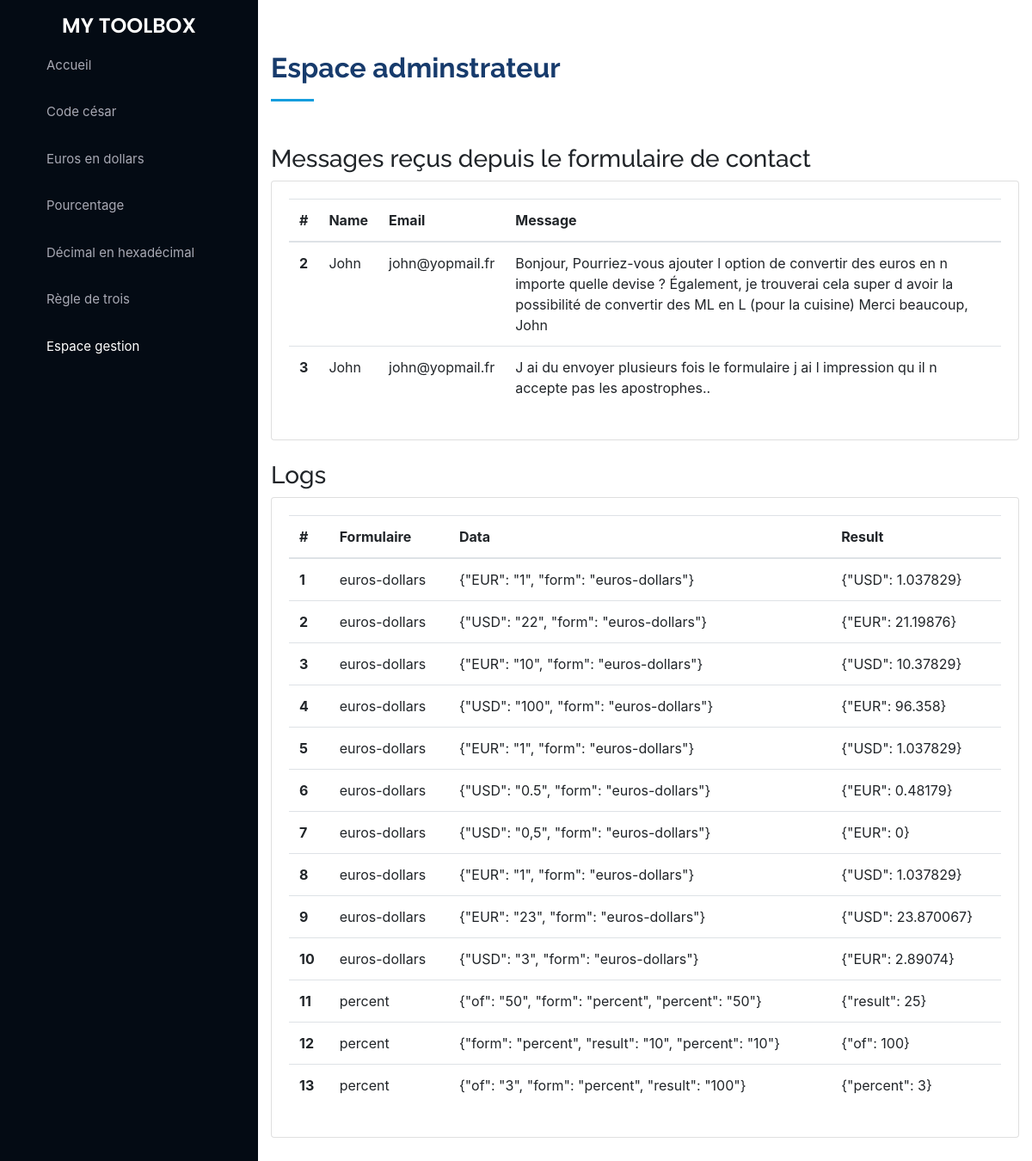
The page /admin on the database its author committed.
### tables this page shows
CREATE TABLE `admin_messages` (
      `id` int(11) NOT NULL,
      `name` varchar(20) NOT NULL,
      `email` text NOT NULL,
      `subject` varchar(255) NOT NULL,
      `message` text NOT NULL
);

CREATE TABLE `logs` (
    `id` int(11) NOT NULL,
    `form` varchar(30) NOT NULL,
    `data` json DEFAULT NULL,
    `result` json DEFAULT NULL
);

### functions/router.php (called while the page is built, shortened)
<?php
function home_url() {
    $protocol = '';
    if (isset($_SERVER['HTTPS']) &&
        ($_SERVER['HTTPS'] == 'on' || $_SERVER['HTTPS'] == 1) ||
        isset($_SERVER['HTTP_X_FORWARDED_PROTO']) &&
        $_SERVER['HTTP_X_FORWARDED_PROTO'] == 'https') {
        $protocol = 'https';
    }
    else {
        $protocol = 'http';
    }
    return $protocol . '://' . BASE_URL;
}
function is_current_url($url = "/") {
    return $_SERVER['REQUEST_URI'] == $url;
}
function get_server($key) {
    if (!empty($_SERVER[strtoupper($key)])) {
        $server = $_SERVER[strtoupper($key)];
    } else {
        $server = '';
    }
    return $server;
}
function register_route(array $routes) {
    $route_maps = array();
    foreach ($routes as $route) {
        $route_maps[] = formate_route($route);
    }
    return $route_maps;
}
function formate_route(string $route) {
    $route = remove_slash($route);
    return $route;
}
function remove_slash($string, $positions = 'rl') {
    switch ($positions) {
        case 'rl':
            $trimed_string = rtrim(ltrim($string, '/'), '/');
            break;
    }
    return $trimed_string;
}

### functions/includer.php (called while the page is built)
<?php
function has_file(string $file_name, string $directory = null) {
    if (!empty($directory)) {
        $directory = ltrim(rtrim($directory, '/'), '/');
        $directory .= '/';
    }
    $file = ROOT_PATH . $directory . $file_name . '.php';
    return file_exists($file) ? $file : false;
}
function get_file(string $file_name, string $directory = null, array $data = array()) {
    $file = has_file($file_name, $directory);
    return !empty($file) ? include_once $file : printf("Fichier [<b> %s </b>] introuvable", $file_name);
}

### functions/template.php (called while the page is built, shortened)
<?php
function template(string $file_name, array $data = array('title' => 'PHPCrud')) {
    return get_file($file_name, TEMPLATE_PATH, $data);
}

### index.php (called while the page is built, shortened)
<?php
template('index');

### functions/database.php (called while the page is built, shortened)
<?php
function run_query(string $query) {
    $connection  = @mysqli_connect(DB_HOST, DB_USER, DB_PASSWORD, DB_NAME, DB_PORT);
    if(!$result = mysqli_query($connection, $query)) {
        throw new Exception(mysqli_error($connection));
    } else {
        return $result;
    }
}
function select(string $table, string $column = null, $conditions = array()) {
    if(empty($column)) {
        $column = "*";
    }
    $query = "SELECT {$column} FROM {$table}";
    if (!$result = run_query($query)) {
        throw new Exception('Error when looking to the data');
    } else {
        while($row = mysqli_fetch_assoc($result)) {
            $rows[] = $row;
        }
        return $rows;
    }
}

### templates/admin.php (the view)
<?php
template('header', array(
    'title' => 'Boite à outils • Accueil',
));
$messages = select('admin_messages');
$logs = select('logs');
?>
<section id="homepage" class="homepage">
    <div class="container">
        <div class="section-title">
            <h2>Espace adminstrateur</h2>
        </div>
        <div class="row">
            <div class="col-lg-12 pt-4 pt-lg-0 content">
                <h3>Messages reçus depuis le formulaire de contact</h3>
            </div>
            <div class="col-12">
                <div class="card">
                    <div class="card-body">
                        <table class="table">
                            <thead>
                            <tr>
                                <th scope="col">#</th>
                                <th scope="col">Name</th>
                                <th scope="col">Email</th>
                                <th scope="col">Message</th>
                            </tr>
                            </thead>
                            <tbody>
                            <?php foreach ($messages as $message): ?>
                                <tr>
                                    <th scope="row"><?php echo $message['id']; ?></th>
                                    <td><?php echo $message['name']; ?></td>
                                    <td><?php echo $message['email']; ?></td>
                                    <td><?php echo $message['message']; ?></td>
                                </tr>
                            <?php endforeach; ?>
                            </tbody>
                        </table>
                    </div>
                </div>
            </div>
        </div>
        <div class="row mt-4">
            <div class="col-lg-12 pt-4 pt-lg-0 content">
                <h3>Logs</h3>
            </div>
            <div class="col-12">
                <div class="card">
                    <div class="card-body">
                        <table class="table">
                            <thead>
                            <tr>
                                <th scope="col">#</th>
                                <th scope="col">Formulaire</th>
                                <th scope="col">Data</th>
                                <th scope="col">Result</th>
                            </tr>
                            </thead>
                            <tbody>
                            <?php foreach ($logs as $log): ?>
                                <tr>
                                    <th scope="row"><?php echo $log['id']; ?></th>
                                    <td><?php echo $log['form']; ?></td>
                                    <td><?php echo $log['data']; ?></td>
                                    <td><?php echo $log['result']; ?></td>
                                </tr>
                            <?php endforeach; ?>
                            </tbody>
                        </table>
                    </div>
                </div>
            </div>
        </div>
    </div>
</section>
<?php template('footer');

### templates/index.php (shortened to what this page needs)
<?php
try {
    $request_uri = get_server('request_uri');
    $routes = register_route(array(
        '/home',
        '/cesar',
        '/euros-dollars',
        '/pourcentage',
        '/decimal-hexadecimal',
        '/regle-de-trois',
        '/admin',
        '/api/post',
    ));
    $requested_route = formate_route($request_uri);
    if (in_array($requested_route, $routes)) {
        template($requested_route);
    }
} catch (Exception $error) {
    echo $error->getMessage();
}

### templates/header.php (shortened to what this page needs)
<!doctype html>
<html lang="fr">
<head>
    <link rel="stylesheet" href="<?= home_url(); ?>/assets/css/theme.css">
    <link rel="stylesheet" href="<?= home_url(); ?>/assets/css/style.css">
    <link rel="stylesheet" href="https://cdn.jsdelivr.net/npm/bootstrap@4.6.2/dist/css/bootstrap.min.css">
    <link rel="stylesheet" href="https://use.fontawesome.com/releases/v5.6.3/css/all.css">
    <link href="https://unpkg.com/aos@2.3.1/dist/aos.css" rel="stylesheet">
</head>
<body>
<header id="header">
    <div class="d-flex flex-column">
        <div class="menu-header mt-3">
            <h1 class="text-light"><a href="<?= home_url(); ?>">MY TOOLBOX</a></h1>
        </div>
        <nav id="navbar" class="nav-menu navbar">
            <ul>
                <li><a href="<?= home_url(); ?>" class="nav-link scrollto <?= is_current_url() ? 'active' : '' ?>"><i class="bx bx-home"></i> <span>Accueil</span></a></li>
                <li><a href="<?= home_url(); ?>/cesar" class="nav-link scrollto <?= is_current_url('/cesar') ? 'active' : '' ?>"><i class="bx bx-user"></i> <span>Code césar</span></a></li>
                <li><a href="<?= home_url(); ?>/euros-dollars" class="nav-link scrollto <?= is_current_url('/euros-dollars') ? 'active' : '' ?>"><i class="bx bx-file-blank"></i> <span>Euros en dollars</span></a></li>
                <li><a href="<?= home_url(); ?>/pourcentage" class="nav-link scrollto <?= is_current_url('/pourcentage') ? 'active' : '' ?>"><i class="bx bx-book-content"></i> <span>Pourcentage</span></a></li>
                <li><a href="<?= home_url(); ?>/decimal-hexadecimal" class="nav-link scrollto <?= is_current_url('/decimal-hexadecimal') ? 'active' : '' ?>"><i class="bx bx-server"></i> <span>Décimal en hexadécimal</span></a></li>
                <li><a href="<?= home_url(); ?>/regle-de-trois" class="nav-link scrollto <?= is_current_url('/regle-de-trois') ? 'active' : '' ?>"><i class="bx bx-envelope"></i> <span>Règle de trois</span></a></li>
                <li><a href="<?= home_url(); ?>/admin" class="nav-link scrollto <?= is_current_url('/admin') ? 'active' : '' ?>"><i class="bx bx-envelope"></i> <span>Espace gestion</span></a></li>
            </ul>
        </nav>
    </div>
</header>
<main id="main">

### templates/footer.php (shortened to what this page needs)
    </body>
</html>

### assets/css/theme.css (style rules this page uses)
body { font-family: "Open Sans", sans-serif; color: #272829; }
a { color: #149ddd; text-decoration: none; }
h1, h2, h3, h4, h5, h6 { font-family: "Raleway", sans-serif; }
#header { position: fixed; top: 0; left: 0; bottom: 0; width: 300px; transition: all ease-in-out 0.5s; z-index: 9997; transition: all 0.5s; padding: 0 15px; background: #040b14; overflow-y: auto; }
#header .menu-header h1 { font-size: 24px; margin: 0; padding: 0; font-weight: 600; -moz-text-align-last: center; text-align-last: center; font-family: "Poppins", sans-serif; }
#header .menu-header h1 a, #header .menu-header h1 a:hover { color: #fff; text-decoration: none; }
#main { margin-left: 300px; }
.nav-menu { padding: 30px 0 0 0; }
.nav-menu * { margin: 0; padding: 0; list-style: none; }
.nav-menu>ul>li { position: relative; white-space: nowrap; }
.nav-menu a, .nav-menu a:focus { display: flex; align-items: center; color: #a8a9b4; padding: 12px 15px; margin-bottom: 8px; transition: 0.3s; font-size: 15px; }
.nav-menu a:hover, .nav-menu .active, .nav-menu .active:focus, .nav-menu li:hover>a { text-decoration: none; color: #fff; }
section { padding: 60px 0; overflow: hidden; }
.section-title { padding-bottom: 30px; }
.section-title h2 { font-size: 32px; font-weight: bold; margin-bottom: 20px; padding-bottom: 20px; position: relative; color: #173b6c; }
.section-title h2::after { content: ""; position: absolute; display: block; width: 50px; height: 3px; background: #149ddd; bottom: 0; left: 0; }

### rows shown on the page
admin_messages: id "2", name "John", email "john@yopmail.fr", message "Bonjour, Pourriez-vous ajouter l option de convertir des euros en n importe quelle devise ? Également, je trouverai cela super d avoir la possibilité de convertir des ML en L (pour la cuisine) Merci beaucoup, John"
admin_messages: id "3", name "John", email "john@yopmail.fr", message "J ai du envoyer plusieurs fois le formulaire j ai l impression qu il n accepte pas les apostrophes.."
logs: id "1", form "euros-dollars", data "{\"EUR\": \"1\", \"form\": \"euros-dollars\"}", result "{\"USD\": 1.037829}"
logs: id "2", form "euros-dollars", data "{\"USD\": \"22\", \"form\": \"euros-dollars\"}", result "{\"EUR\": 21.19876}"
logs: id "3", form "euros-dollars", data "{\"EUR\": \"10\", \"form\": \"euros-dollars\"}", result "{\"USD\": 10.37829}"
logs: id "4", form "euros-dollars", data "{\"USD\": \"100\", \"form\": \"euros-dollars\"}", result "{\"EUR\": 96.358}"
logs: id "5", form "euros-dollars", data "{\"EUR\": \"1\", \"form\": \"euros-dollars\"}", result "{\"USD\": 1.037829}"
logs: id "6", form "euros-dollars", data "{\"USD\": \"0.5\", \"form\": \"euros-dollars\"}", result "{\"EUR\": 0.48179}"
logs: id "7", form "euros-dollars", data "{\"USD\": \"0,5\", \"form\": \"euros-dollars\"}", result "{\"EUR\": 0}"
logs: id "8", form "euros-dollars", data "{\"EUR\": \"1\", \"form\": \"euros-dollars\"}", result "{\"USD\": 1.037829}"
logs: id "9", form "euros-dollars", data "{\"EUR\": \"23\", \"form\": \"euros-dollars\"}", result "{\"USD\": 23.870067}"
logs: id "10", form "euros-dollars", data "{\"USD\": \"3\", \"form\": \"euros-dollars\"}", result "{\"EUR\": 2.89074}"
logs: id "11", form "percent", data "{\"of\": \"50\", \"form\": \"percent\", \"percent\": \"50\"}", result "{\"result\": 25}"
logs: id "12", form "percent", data "{\"form\": \"percent\", \"result\": \"10\", \"percent\": \"10\"}", result "{\"of\": 100}"
logs: id "13", form "percent", data "{\"of\": \"3\", \"form\": \"percent\", \"result\": \"100\"}", result "{\"percent\": 3}"
